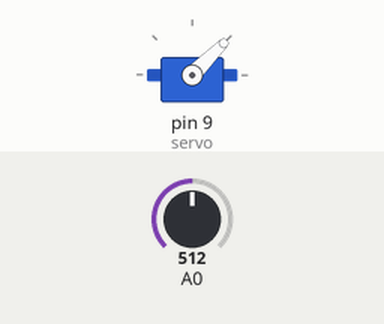
Bench run of a sketch on a simulated Arduino Uno, built with avr-gcc and run on an emulated ATmega328P. Shown: servo. The test bench sets the inputs (shaded band); at power-on: A0 = 512.

Above: at 1.2 s.
1.3 s: A0 set to 716
At 1.8 s:
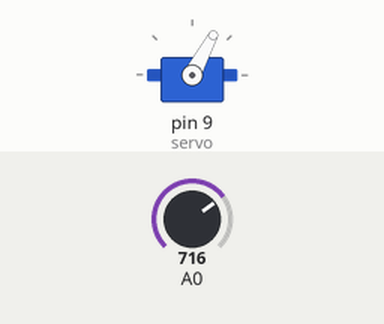
2.8 s: A0 set to 1023
At 4.0 s:
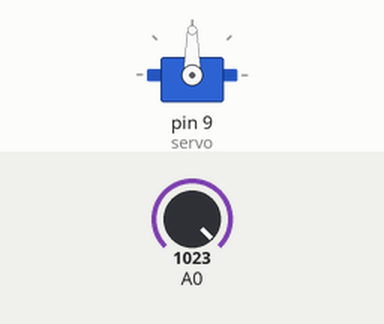
4.3 s: A0 set to 306
At 5.3 s:
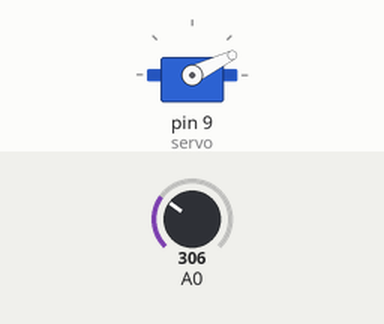
5.8 s: A0 set to 122
At 6.5 s:
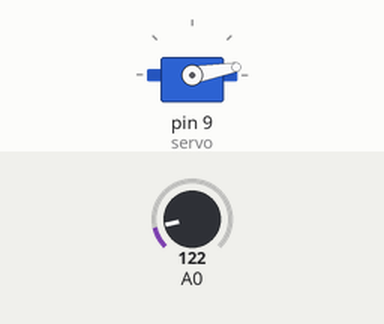
Timing chart, 0 to 8.3 s (numbered marks = the images above; inputs shaded):
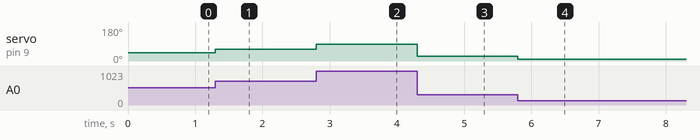

The sketch:

ServoPoten.ino
```cpp
#include <Servo.h>

Servo servo;
int poten = 0;
int input = 0;

void setup() {
  servo.attach(9);
}

void loop() {
  poten = analogRead(0);
  // http://arduino.cc/en/Reference/Map
  // Servo goes from 0 and 180
  input = map(poten, 0, 1023, 0, 180);
  servo.write(input / 2);
}
```

Measured:
- after the input at 1.3 s, servo on pin 9 (servo): 45° → 62° at once
- after the input at 2.8 s, servo on pin 9 (servo): 62° → 90° at once
- after the input at 4.3 s, servo on pin 9 (servo): 90° → 26° at once
- after the input at 5.8 s, servo on pin 9 (servo): 26° → 10° at once
